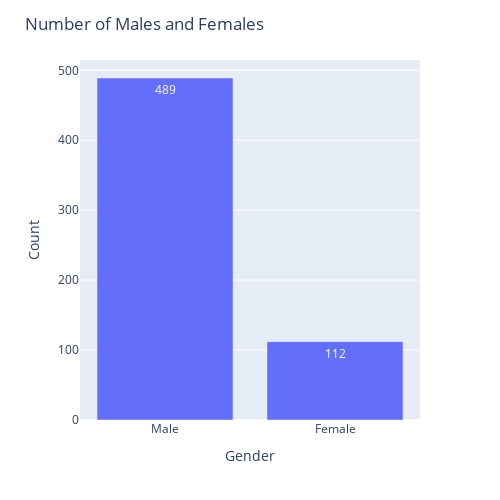

The notebook cell this image was saved under:
### Code cell
fig = px.bar(data_frame=loan_data, x=loan_data['Gender'].value_counts().index, y=loan_data['Gender'].value_counts().values,text_auto=True)
fig.update_layout(title='Number of Males and Females',xaxis_title='Gender',yaxis_title='Count',width=500,height=500)
fig.show()

### Figure 1 — Plotly figure (JSON) as saved in the notebook; plotly's stock layout.template omitted (floating-point values rounded to 4 significant figures)
{"data": [{"alignmentgroup": "True", "hovertemplate": "x=%{x}<br>y=%{y}<extra></extra>", "legendgroup": "", "marker": {"color": "#636efa", "pattern": {"shape": ""}}, "name": "", "offsetgroup": "", "orientation": "v", "showlegend": false, "textposition": "auto", "texttemplate": "%{y}", "type": "bar", "x": ["Male", "Female"], "xaxis": "x", "y": [489, 112], "yaxis": "y"}], "layout": {"barmode": "relative", "height": 500, "legend": {"tracegroupgap": 0}, "margin": {"t": 60}, "title": {"text": "Number of Males and Females"}, "width": 500, "xaxis": {"anchor": "y", "domain": [0, 1], "title": {"text": "Gender"}}, "yaxis": {"anchor": "x", "domain": [0, 1], "title": {"text": "Count"}}}}
